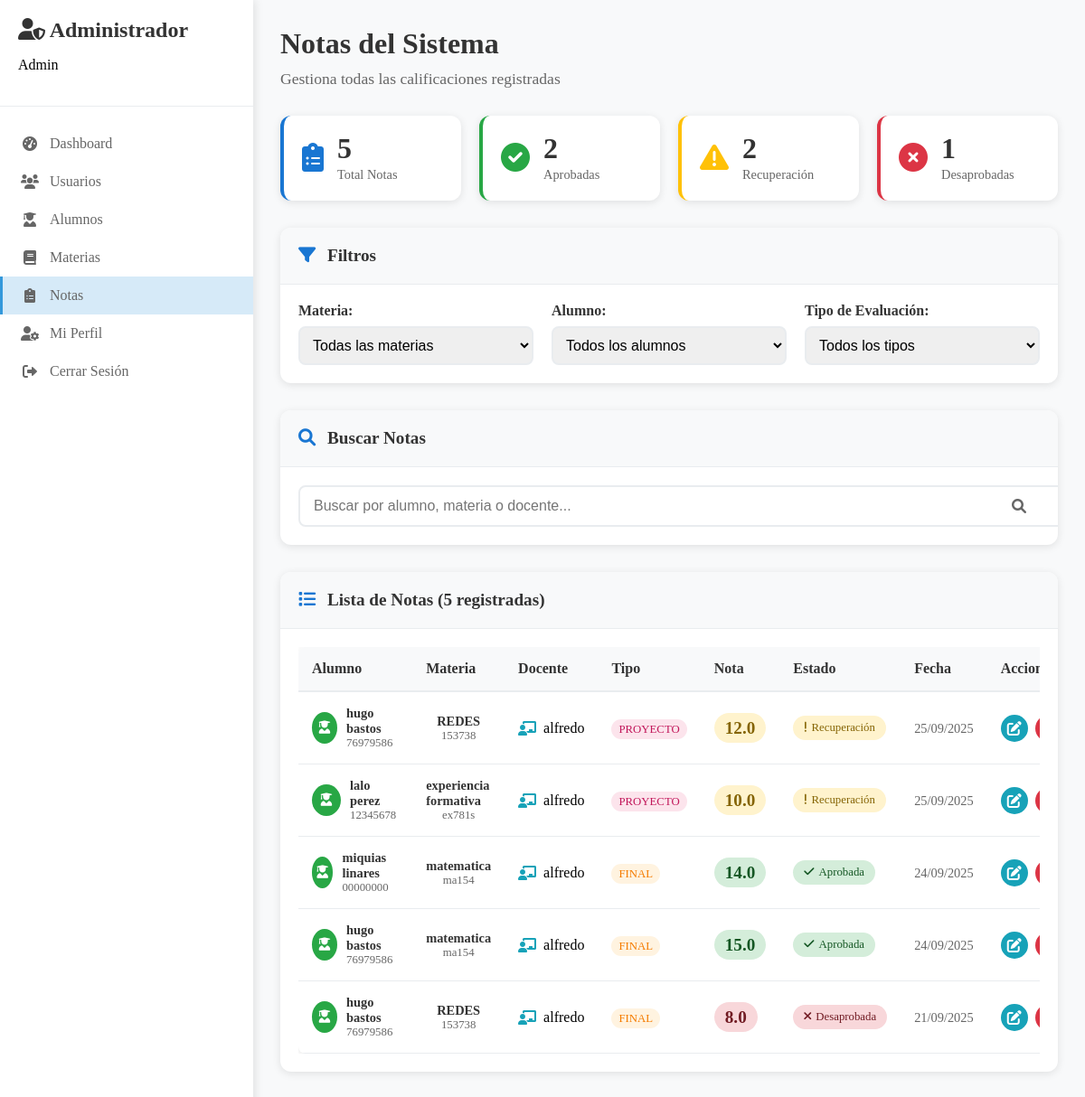
The page /admin/ver_notas (signed in) on the database as committed earlier.
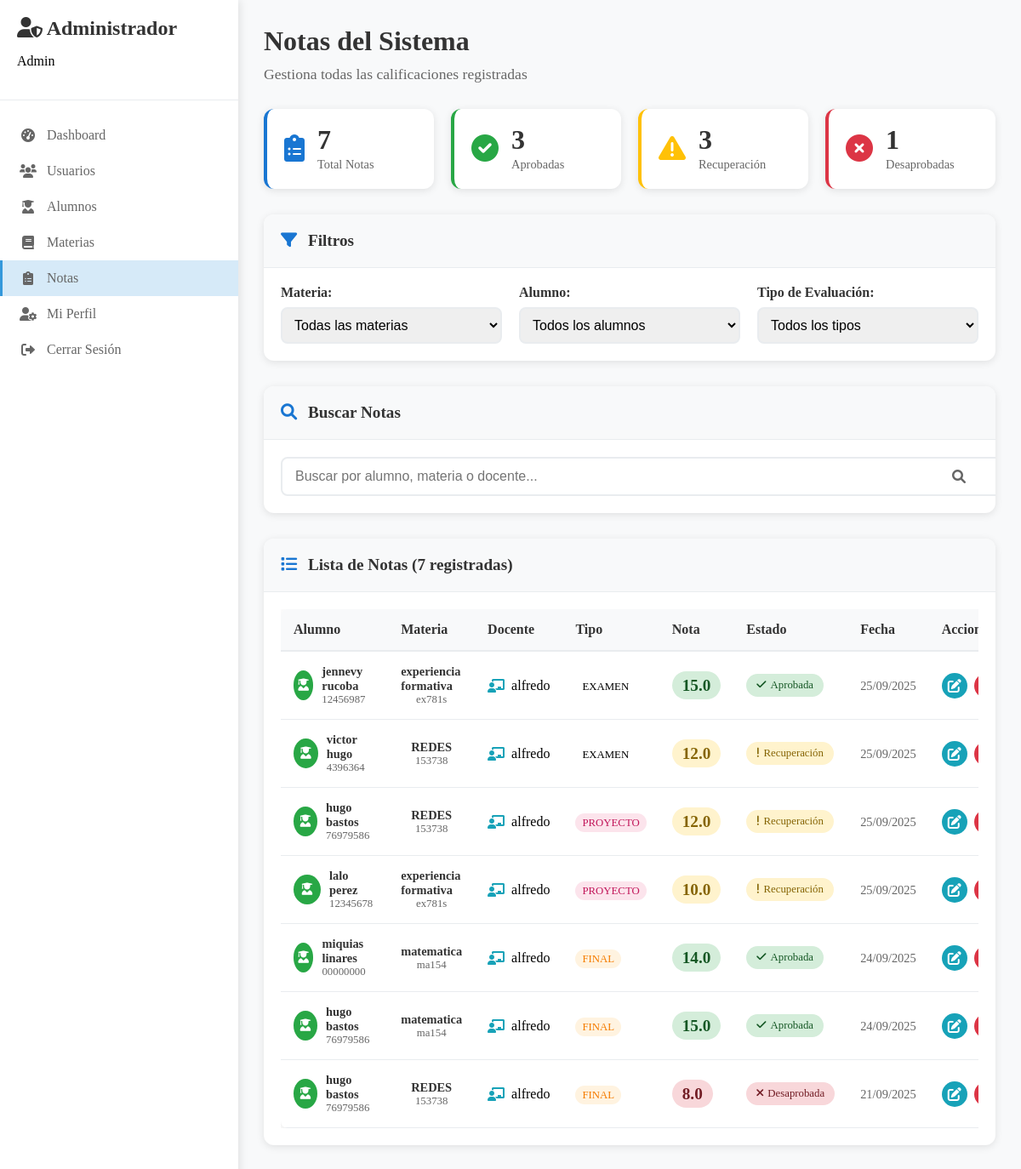
The same page on the database as committed later.
### app.py (models this page shows)
class Nota(db.Model):
    id = db.Column(db.Integer, primary_key=True)
    alumno_id = db.Column(db.Integer, db.ForeignKey('alumno.id'), nullable=False)
    materia_id = db.Column(db.Integer, db.ForeignKey('materia.id'), nullable=False)
    nota = db.Column(db.Float, nullable=False)
    tipo_evaluacion = db.Column(db.String(50), nullable=False)  # 'parcial', 'final', 'trabajo', etc.
    fecha = db.Column(db.DateTime, default=datetime.utcnow)
    observaciones = db.Column(db.Text)
    alumno = db.relationship('Alumno', backref=db.backref('notas', lazy=True))
    materia = db.relationship('Materia', backref=db.backref('notas', lazy=True))

class Alumno(db.Model):
    id = db.Column(db.Integer, primary_key=True)
    dni = db.Column(db.String(20), unique=True, nullable=False)
    nombre = db.Column(db.String(100), nullable=False)
    apellido = db.Column(db.String(100), nullable=False)
    email = db.Column(db.String(120))
    telefono = db.Column(db.String(20))
    fecha_nacimiento = db.Column(db.Date)
    ciclo = db.Column(db.String(20), nullable=False)  # primero, segundo, tercero, cuarto, quinto, sexto
    fecha_registro = db.Column(db.DateTime, default=datetime.utcnow)
    usuario_id = db.Column(db.Integer, db.ForeignKey('usuario.id'), nullable=True)  # Relación con Usuario
    usuario = db.relationship('Usuario', backref=db.backref('alumno', uselist=False))

class Materia(db.Model):
    id = db.Column(db.Integer, primary_key=True)
    nombre = db.Column(db.String(100), nullable=False)
    codigo = db.Column(db.String(20), unique=True, nullable=False)
    docente_id = db.Column(db.Integer, db.ForeignKey('usuario.id'), nullable=False)
    docente = db.relationship('Usuario', backref=db.backref('materias', lazy=True))

class Usuario(db.Model):
    id = db.Column(db.Integer, primary_key=True)
    username = db.Column(db.String(80), unique=True, nullable=False)
    email = db.Column(db.String(120), unique=True, nullable=False)
    password_hash = db.Column(db.String(120), nullable=False)
    tipo = db.Column(db.String(20), nullable=False)  # 'admin', 'docente' o 'alumno'
    fecha_creacion = db.Column(db.DateTime, default=datetime.utcnow)

### app.py (the view)
@app.route('/admin/ver_notas')
def admin_ver_notas():
    if not session.get('user_id') or session.get('tipo') != 'admin':
        return redirect(url_for('login'))
    try:
        notas_query = db.session.query(Nota, Alumno, Materia, Usuario).select_from(Nota).outerjoin(Alumno, Nota.alumno_id == Alumno.id).outerjoin(Materia, Nota.materia_id == Materia.id).outerjoin(Usuario, Materia.docente_id == Usuario.id).order_by(Nota.fecha.desc()).all()
        notas = []
        for nota, alumno, materia, docente in notas_query:
            nota.alumno = alumno
            nota.materia = materia
            nota.materia.docente = docente
            if nota.fecha:
                nota.fecha_formatted = nota.fecha.strftime('%d/%m/%Y')
            else:
                nota.fecha_formatted = 'N/A'
            notas.append(nota)
        total_notas = len(notas)
        notas_aprobadas = len([n for n in notas if n.nota >= 13])
        notas_recuperacion = len([n for n in notas if 10 <= n.nota < 13])
        notas_desaprobadas = len([n for n in notas if 5 <= n.nota < 10])
        materias = Materia.query.all()
        alumnos = Alumno.query.all()
        return render_template('admin/ver_notas_moderno.html',
                             notas=notas,
                             materias=materias,
                             alumnos=alumnos,
                             total_notas=total_notas,
                             notas_aprobadas=notas_aprobadas,
                             notas_recuperacion=notas_recuperacion,
                             notas_desaprobadas=notas_desaprobadas)
    except Exception as e:
        print(f"Error en admin_ver_notas: {e}")
        return render_template('admin/ver_notas_moderno.html',
                             notas=[],
                             materias=[],
                             alumnos=[],
                             total_notas=0,
                             notas_aprobadas=0,
                             notas_recuperacion=0,
                             notas_desaprobadas=0)

### app.py (called while the page is built)
@app.context_processor
def inject_flash_cleanup():
    return {
        'clear_flash_messages': clear_flash_messages,
        'convertir_ciclo_a_texto': convertir_ciclo_a_texto
    }

### templates/admin/ver_notas_moderno.html (shortened to what this page needs)
<!DOCTYPE html>
<html lang="es">
<head>
    <link href="https://cdnjs.cloudflare.com/ajax/libs/font-awesome/6.0.0/css/all.min.css" rel="stylesheet">
</head>
<body>
<div class="admin-dashboard">
    <div class="sidebar">
        <div class="sidebar-header">
            <h2><i class="fas fa-user-shield"></i> Administrador</h2>
            <p>{{ session.nombre if session.nombre else 'Admin' }}</p>
        </div>
        <nav class="sidebar-nav">
            <a href="{{ url_for('admin_dashboard') }}" class="nav-item">
                <i class="fas fa-tachometer-alt"></i> Dashboard
            </a>
            <a href="{{ url_for('admin_ver_usuarios') }}" class="nav-item">
                <i class="fas fa-users"></i> Usuarios
            </a>
            <a href="{{ url_for('admin_ver_alumnos') }}" class="nav-item">
                <i class="fas fa-user-graduate"></i> Alumnos
            </a>
            <a href="{{ url_for('admin_ver_materias') }}" class="nav-item">
                <i class="fas fa-book"></i> Materias
            </a>
            <a href="{{ url_for('admin_ver_notas') }}" class="nav-item active">
                <i class="fas fa-clipboard-list"></i> Notas
            </a>
            <a href="{{ url_for('admin_mi_perfil') }}" class="nav-item">
                <i class="fas fa-user-cog"></i> Mi Perfil
            </a>
            <a href="{{ url_for('logout') }}" class="nav-item">
                <i class="fas fa-sign-out-alt"></i> Cerrar Sesión
            </a>
        </nav>
    </div>
    <div class="main-content">
        <div class="content-header">
            <h1>Notas del Sistema</h1>
            <p>Gestiona todas las calificaciones registradas</p>
        </div>
        <div class="stats-grid">
            <div class="stat-card primary">
                <div class="stat-icon">
                    <i class="fas fa-clipboard-list"></i>
                </div>
                <div class="stat-content">
                    <div class="stat-number">{{ total_notas }}</div>
                    <div class="stat-label">Total Notas</div>
                </div>
            </div>
            <div class="stat-card success">
                <div class="stat-icon">
                    <i class="fas fa-check-circle"></i>
                </div>
                <div class="stat-content">
                    <div class="stat-number">{{ notas_aprobadas }}</div>
                    <div class="stat-label">Aprobadas</div>
                </div>
            </div>
            <div class="stat-card warning">
                <div class="stat-icon">
                    <i class="fas fa-exclamation-triangle"></i>
                </div>
                <div class="stat-content">
                    <div class="stat-number">{{ notas_recuperacion }}</div>
                    <div class="stat-label">Recuperación</div>
                </div>
            </div>
            <div class="stat-card danger">
                <div class="stat-icon">
                    <i class="fas fa-times-circle"></i>
                </div>
                <div class="stat-content">
                    <div class="stat-number">{{ notas_desaprobadas }}</div>
                    <div class="stat-label">Desaprobadas</div>
                </div>
            </div>
        </div>
        <div class="filters-card">
            <div class="card-header">
                <h3><i class="fas fa-filter"></i> Filtros</h3>
            </div>
            <div class="card-body">
                <div class="filters-grid">
                    <div class="filter-group">
                        <label for="filterMateria">Materia:</label>
                        <select id="filterMateria" class="filter-select">
                            <option value="">Todas las materias</option>
                        </select>
                    </div>
                    <div class="filter-group">
                        <label for="filterAlumno">Alumno:</label>
                        <select id="filterAlumno" class="filter-select">
                            <option value="">Todos los alumnos</option>
                        </select>
                    </div>
                    <div class="filter-group">
                        <label for="filterTipo">Tipo de Evaluación:</label>
                        <select id="filterTipo" class="filter-select">
                            <option value="">Todos los tipos</option>
                        </select>
                    </div>
                </div>
            </div>
        </div>
        <div class="search-card">
            <div class="card-header">
                <h3><i class="fas fa-search"></i> Buscar Notas</h3>
            </div>
            <div class="card-body">
                <div class="search-container">
                    <input type="text" id="searchNota" placeholder="Buscar por alumno, materia o docente..." class="search-input">
                    <i class="fas fa-search search-icon"></i>
                </div>
            </div>
        </div>
        <div class="notas-card">
            <div class="card-header">
                <h3><i class="fas fa-list"></i> Lista de Notas ({{ total_notas }} registradas)</h3>
            </div>
            <div class="card-body">
                {% if notas %}
                <div class="notas-table-container">
                    <table class="notas-table">
                        <thead>
                            <tr>
                                <th>Alumno</th>
                                <th>Materia</th>
                                <th>Docente</th>
                                <th>Tipo</th>
                                <th>Nota</th>
                                <th>Estado</th>
                                <th>Fecha</th>
                                <th>Acciones</th>
                            </tr>
                        </thead>
                        <tbody>
                            {% for nota in notas %}
                            <tr class="nota-row"
                                data-materia="{{ nota.materia.id }}"
                                data-alumno="{{ nota.alumno.id }}"
                                data-tipo="{{ nota.tipo_evaluacion|lower if nota.tipo_evaluacion else '' }}"
                                data-alumno-nombre="{{ (nota.alumno.nombre + ' ' + nota.alumno.apellido)|lower }}"
                                data-materia-nombre="{{ nota.materia.nombre|lower }}"
                                data-docente-nombre="{{ nota.materia.docente.username|lower if nota.materia.docente else '' }}">
                                <td>
                                    <div class="alumno-info">
                                        <div class="alumno-avatar">
                                            <i class="fas fa-user-graduate"></i>
                                        </div>
                                        <div class="alumno-details">
                                            <strong>{{ nota.alumno.nombre }} {{ nota.alumno.apellido }}</strong>
                                            <small>{{ nota.alumno.dni }}</small>
                                        </div>
                                    </div>
                                </td>
                                <td>
                                    <div class="materia-info">
                                        <strong>{{ nota.materia.nombre }}</strong>
                                        <small>{{ nota.materia.codigo }}</small>
                                    </div>
                                </td>
                                <td>
                                    <div class="docente-info">
                                        <i class="fas fa-chalkboard-teacher"></i>
                                        <span>{{ nota.materia.docente.username if nota.materia.docente else 'Sin docente' }}</span>
                                    </div>
                                </td>
                                <td>
                                    <span class="tipo-badge {{ nota.tipo_evaluacion|lower if nota.tipo_evaluacion else 'sin-tipo' }}">
                                        {{ nota.tipo_evaluacion or 'Sin tipo' }}
                                    </span>
                                </td>
                                <td>
                                    <span class="nota-value {{ 'aprobada' if nota.nota >= 13 else 'recuperacion' if nota.nota >= 10 else 'desaprobada' }}">
                                        {{ nota.nota }}
                                    </span>
                                </td>
                                <td>
                                    <span class="estado-badge {{ 'aprobada' if nota.nota >= 13 else 'recuperacion' if nota.nota >= 10 else 'desaprobada' }}">
                                        {% if nota.nota >= 13 %}
                                            <i class="fas fa-check"></i> Aprobada
                                        {% elif nota.nota >= 10 %}
                                            <i class="fas fa-exclamation"></i> Recuperación
                                        {% else %}
                                            <i class="fas fa-times"></i> Desaprobada
                                        {% endif %}
                                    </span>
                                </td>
                                <td>
                                    <span class="fecha">{{ nota.fecha_formatted }}</span>
                                </td>
                                <td>
                                    <div class="nota-actions">
                                        <a href="{{ url_for('editar_nota', nota_id=nota.id) }}" class="btn-action edit" title="Editar">
                                            <i class="fas fa-edit"></i>
                                        </a>
                                        <button onclick="eliminarNota({{ nota.id }}, '{{ nota.alumno.nombre }} {{ nota.alumno.apellido }}')" class="btn-action delete" title="Eliminar">
                                        </button>
                                    </div>
                                </td>
                            </tr>
                            {% endfor %}
                        </tbody>
                    </table>
                </div>
                {% else %}
                <div class="empty-state">
                    <i class="fas fa-clipboard-list"></i>
                    <h3>No hay notas registradas</h3>
                    <p>Las notas aparecerán aquí cuando los docentes las registren</p>
                </div>
                {% endif %}
            </div>
        </div>
    </div>
</div>
</body>
</html>

Rows that differ between the two databases and show on the page:
added Nota: alumno.nombre "jennevy", alumno.apellido "rucoba", alumno.dni "12456987", materia.nombre "experiencia formativa", materia.codigo "ex781s", materia.docente "alfredo", tipo_evaluacion "EXAMEN", nota "15.0", shows "Aprobada", fecha_formatted "25/09/2025"
added Nota: alumno.nombre "victor", alumno.apellido "hugo", alumno.dni "4396364", materia.nombre "REDES", materia.codigo "153738", materia.docente "alfredo", tipo_evaluacion "EXAMEN", nota "12.0", shows "Recuperación", fecha_formatted "25/09/2025"
Other text that changed with them:
{{ total_notas }}: "5" → "7"
{{ notas_aprobadas }}: "2" → "3"
{{ notas_recuperacion }}: "2" → "3"
